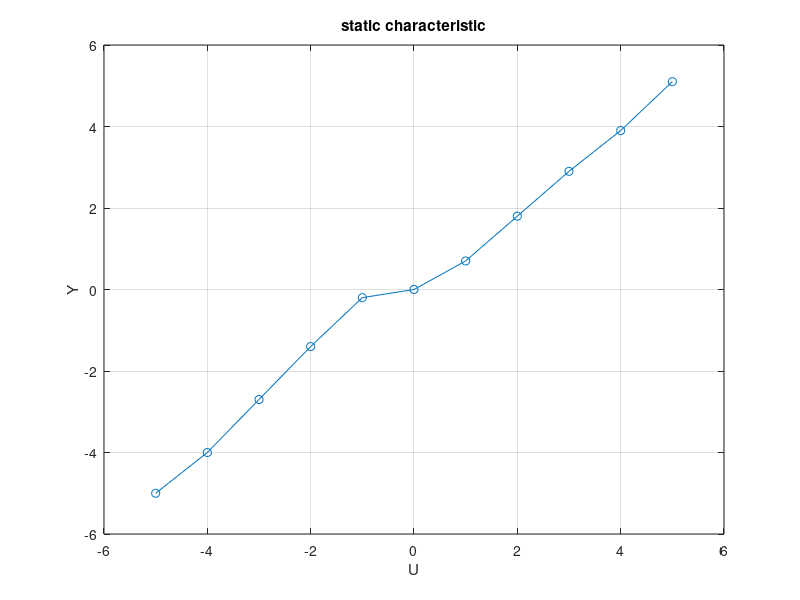
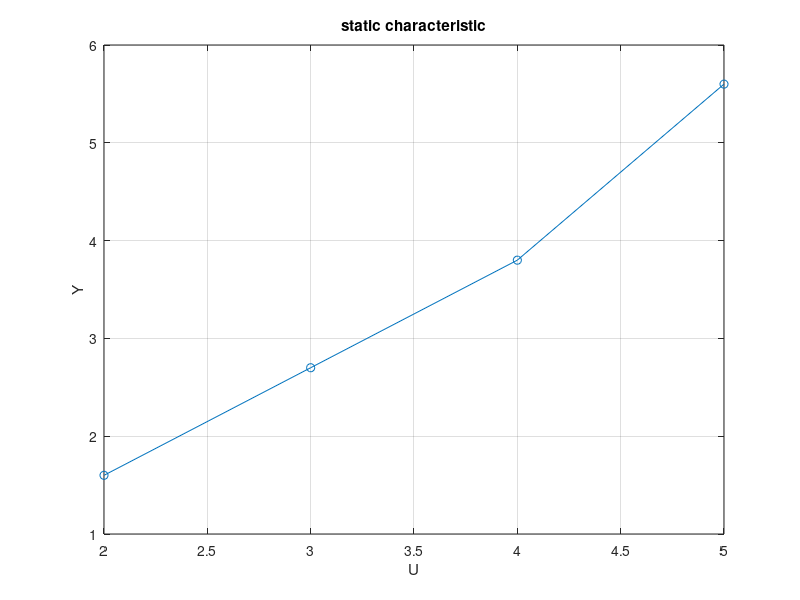

Here is the MATLAB script that generated these plots, in order: (Note: this script raises an error after producing the figures.)

% addpath('C:\Users\Uporabnik\OneDrive\FAKS\MAGISTERIJ\letnik_1\SEMESTER_2\MODUL_A_IDENTIFIKACIJA\lab_vaje\vaja_3\results\')
% addpath('C:\Users\Uporabnik\OneDrive\FAKS\MAGISTERIJ\letnik_1\SEMESTER_2\MODUL_A_IDENTIFIKACIJA\lab_vaje\vaja_3\functions')
% addpath('C:\Users\Uporabnik\OneDrive\FAKS\MAGISTERIJ\letnik_1\SEMESTER_2\MODUL_A_IDENTIFIKACIJA\lab_vaje\vaja_3\data')
% addpath('C:\Users\Uporabnik\OneDrive\FAKS\MAGISTERIJ\letnik_1\SEMESTER_2\MODUL_A_IDENTIFIKACIJA\lab_vaje\vaja_3\simulink')
%% clearing
clear all;
close all;
%% 1. part 
%% static characteristic Ts=0.1
U_static = -5:1:5;
Y_static = [-5; -4; -2.7; -1.4; -0.2; 0; 0.7; 1.8; 2.9; 3.9; 5.1];

figure;
plot(U_static, Y_static, 'o-');
xlabel('U');
ylabel('Y');
title('static characteristic');
grid on;
%% static characteristic Ts=0.05
U_static = 2:1:5;
Y_static = [1.6; 2.7; 3.8; 5.6];

figure;
plot(U_static, Y_static, 'o-');
xlabel('U');
ylabel('Y');
title('static characteristic');
grid on;
%% dealing with prbs signal (preprocessing signals):
Ts_prbs = 0.1;

% input signal prbs:
start = 2.7*ones(200,1);
middle = start(1) + prbs(10);
ending = start(1) + ones(200,1); 
u_prbs = [start; middle; ending];

% input signal prbs + time:
t_prbs = (0:length(u_prbs)-1)'*Ts_prbs;
u_prbs_matrix = [t_prbs, u_prbs];

% load the data:
simOutEna = load('simOutEna.mat');
y_prbs = simOutEna.simOut_ena.Y(1:end-1); 

% preprocessing signals (input, output, time):
% a) subtracting operating point
% b) deleting transient
cutting = 200;
u_prbs_preprocessed = u_prbs - mean(u_prbs(1:200));
u_prbs_preprocessed = u_prbs_preprocessed(cutting:end);
y_prbs_preprocessed = y_prbs - mean(y_prbs(20:200));
y_prbs_preprocessed = y_prbs_preprocessed(cutting:end);
t_prbs_preprocessed = t_prbs(cutting:end);

% visualize input prbs / output signal (before and after preprocessing):
figure;
subplot(2,2,1);
plot(t_prbs, u_prbs);
title('input signal');
xlabel('t [s]');
ylabel('u_p_r_b_s(t)');
grid on;
subplot(2,2,3);
plot(t_prbs, y_prbs);
title('output signal');
xlabel('t [s]');
ylabel('y_p_r_b_s(t)');
grid on;

subplot(2,2,2);
plot(t_prbs_preprocessed, u_prbs_preprocessed);
title('input preprocessed signal');
xlabel('t [s]');
ylabel('u_p_r_b_s_ _p_r_e_p_r_o_c_e_s_s_e_d(t)');
grid on;
subplot(2,2,4);
plot(t_prbs_preprocessed, y_prbs_preprocessed);
title('output preprocessed signal');
xlabel('t [s]');
ylabel('y_p_r_b_s_ _p_r_e_p_r_o_c_e_s_s_e_d(t)');
grid on;
%% calculate/plot the frequency response of the system:
N_prbs = length(u_prbs_preprocessed);
T_prbs = t_prbs_preprocessed(2) - t_prbs_preprocessed(1);
U_prbs = fft(u_prbs_preprocessed)/T_prbs;
Y_prbs = fft(y_prbs_preprocessed)/T_prbs;
G_prbs = Y_prbs./U_prbs;
Gdb_prbs = 20*log10(abs(G_prbs));

% phase in degrees:
phase_prbs = unwrap(angle(G_prbs))*180/pi;

% frequencies:
f_prbs = (0:N_prbs-1)/(N_prbs*Ts_prbs);

% plot the frequency response of the system:
figure;
subplot(2,1,1);
semilogx(f_prbs(1:613), Gdb_prbs(1:613));
xlabel('f [Hz]');
ylabel('|G(j2πf)| [dB]');
title('magnitude response');
grid on;

subplot(2,1,2);
semilogx(f_prbs(1:613), phase_prbs(1:613));
xlabel('f [Hz]');
ylabel('∠G(j2πf) [deg]');
title('phase response');
grid on;
%% dealing with noise signal:
load('noise.mat');
u_noise = ones(1201 + 23,1) * 3; % constant input
t_noise = out.t(301 - 23:end, 1); % time
y_noise = out.n(301 -23:end, 1); % output
y_noise = y_noise - mean(y_noise);

N_noise = length(t_noise);
T_noise = t_noise(2) - t_noise(1);
freq_vector = (0:N_noise-1)/(N_noise*T_noise);
freq_vector_halfed = freq_vector(1:N_noise/2);

% noise curve parameters:
N0 = 60; % low-frequency amplitude
Ninf = 5; % high-frequency amplitude
w = linspace(0, (N_noise-1)*T_noise, N_noise);
wg = 1;

% model of the colour noise:
Nw = Ninf + (N0 - Ninf)./sqrt(1 + (w/wg).^2);

% fft of the noise:
Y_noise = fft(y_noise)/T_noise;
Y_noise = abs(Y_noise);

% visualization of the noise and its specter:
figure;
subplot(3,1,1);
plot(t_noise, u_noise); 
xlabel('t [s]');
ylabel('c(t)');
title('input signal (constant value)');
grid on;

subplot(3,1,2);
plot(t_noise, y_noise); 
xlabel('t [s]');
ylabel('n(t)');
title('output signal (noise)');
grid on;

subplot(3,1,3); 
plot(freq_vector_halfed, Y_noise(1:N_noise/2));
hold on;
plot(freq_vector_halfed, Nw(1:N_noise/2), 'r');
xlabel('w [Hz]');
ylabel('Y_n_o_i_s_e(w), N(w)');
title('comparison between fft of the noise signal and model of the noise');
legend('noise FFT', 'noise model');
grid on;
%% dealing with standard deviation:
N = N_noise;
% the measured one:
stddev_of_error_absG_measured = Y_noise ./ abs(Y_prbs);

% the theoretical one:
stddev_of_error_absG_theoretical = Nw' ./ abs(Y_prbs);

% a primer:
figure;
plot(freq_vector_halfed, stddev_of_error_absG_measured(1:N/2), 'b');
hold on;
plot(freq_vector_halfed, stddev_of_error_absG_theoretical(1:N/2), 'r');
xlabel('w [Hz]');
ylabel('standard deviation of the absolute error');
legend('measured', 'theoretical (model)');

% b primer:
middle = G_prbs;
middle_db = 20*log10(abs(middle));

stddev_of_error_absG_theoretical = 20*log10(abs(stddev_of_error_absG_theoretical));

lower = middle_db + stddev_of_error_absG_theoretical;
% lower_db = 20*log10(abs(lower));

upper = middle_db - stddev_of_error_absG_theoretical;
% upper_db = 20*log10(abs(upper));

figure;
semilogx(freq_vector_halfed, middle_db(1:N/2), 'r')
hold on
semilogx(freq_vector_halfed, lower(1:N/2), 'b')
hold on
semilogx(freq_vector_halfed, upper(1:N/2), 'g')
xlabel('w (Hz)')
ylabel('standard deviation of the absolute error')
legend('middle', 'lower', 'upper');
%% 2. del --> NONPARAMETRIC 

% orthogonal correlation:
n=1501;
Ts = 0.1;
num_freqs = 11; 
frequencies = logspace(log10(0.05), log10(0.2), num_freqs); % from 0.05 Hz to 0.2 Hz
ampl = nan(1,num_freqs); 
faza = nan(1,num_freqs);

for i = 1:num_freqs
    
    i_s = num2str(i);
    result = ['out_', i_s, '.mat'];
    load(result);

    whole_time = 150;
    cutted_time = 30;
    time_left = whole_time - cutted_time;
    period = 1 / frequencies(i);
    n_periods = floor(time_left / period);
    time_of_periods = n_periods * period;
    samples = time_of_periods / Ts;
    start = floor(length(out.t) - samples);

    t = out.t(start:end, 1);
    x1 = sin(2*pi*frequencies(i)*t);
    x = cos(2*pi*frequencies(i)*t);
    y = out.y_out(start:end, 1);

    re = y'*x*2/(length(y) * 0.5);
    im = -y'*x1*2/(length(y) * 0.5);
    ampl(i) = sqrt(re^2+im^2);
    faza(i) = atan2(im,re);
    
    figure;
    plot(t, x1);
    hold on;
    plot(t, x);
    hold on;
    plot(t, y);
end

figure;
subplot(2, 1, 1);
semilogx(frequencies, ampl, '.k');
hold on;
semilogx(f_prbs(1:613), Gdb_prbs(1:613));
title('amplitude response (orthogonal correlation method)');
xlabel('f [Hz]');
ylabel('|G(j2πf)| [dB]');
legend('identified','true');

subplot(2, 1, 2);
semilogx(frequencies, faza*180/pi, '.k');
hold on;
semilogx(f_prbs(1:613), phase_prbs(1:613));
title('phase response (orthogonal correlation method)');
xlabel('f [Hz]');
ylabel('∠(G(j2πf)) [°]');
legend('identified', 'true');

